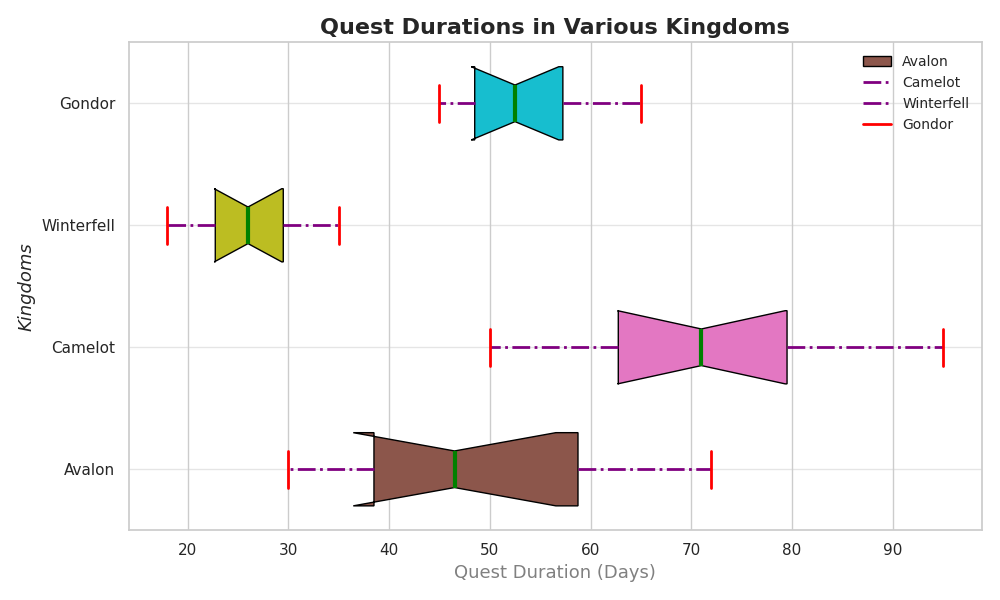

This chart was generated by the following Python code:
import matplotlib.pyplot as plt

avalon = [30, 45, 40, 38, 60, 72, 55, 48, 63, 35]
camelot = [50, 65, 62, 58, 80, 95, 82, 75, 78, 67]
winterfell = [20, 25, 22, 30, 18, 35, 25, 28, 33, 27]
gondor = [45, 50, 55, 52, 48, 65, 60, 58, 53, 47]

data = [avalon, camelot, winterfell, gondor]
kingdoms = ['Avalon', 'Camelot', 'Winterfell', 'Gondor']

fig, ax = plt.subplots(figsize=(10, 6))

bp = ax.boxplot(data, patch_artist=True, notch=True, vert=False, labels=kingdoms, widths=0.6)

colors = ['#8c564b', '#e377c2', '#bcbd22', '#17becf']
for patch, color in zip(bp['boxes'], colors):
    patch.set_facecolor(color)

for whisker in bp['whiskers']:
    whisker.set(color='purple', linewidth=2.0, linestyle='-.')

for cap in bp['caps']:
    cap.set(color='red', linewidth=2.0)

for median in bp['medians']:
    median.set(color='green', linewidth=3)

ax.yaxis.grid(True, linestyle='-', alpha=0.5)
ax.set_title('Quest Durations in Various Kingdoms', fontsize=16, fontweight='bold')
ax.set_ylabel('Kingdoms', fontsize=13, fontstyle='italic')
ax.set_xlabel('Quest Duration (Days)', fontsize=13, color='gray')

ax.legend(kingdoms, loc='upper right', fontsize=10, frameon=False)

plt.tight_layout()
plt.show()
